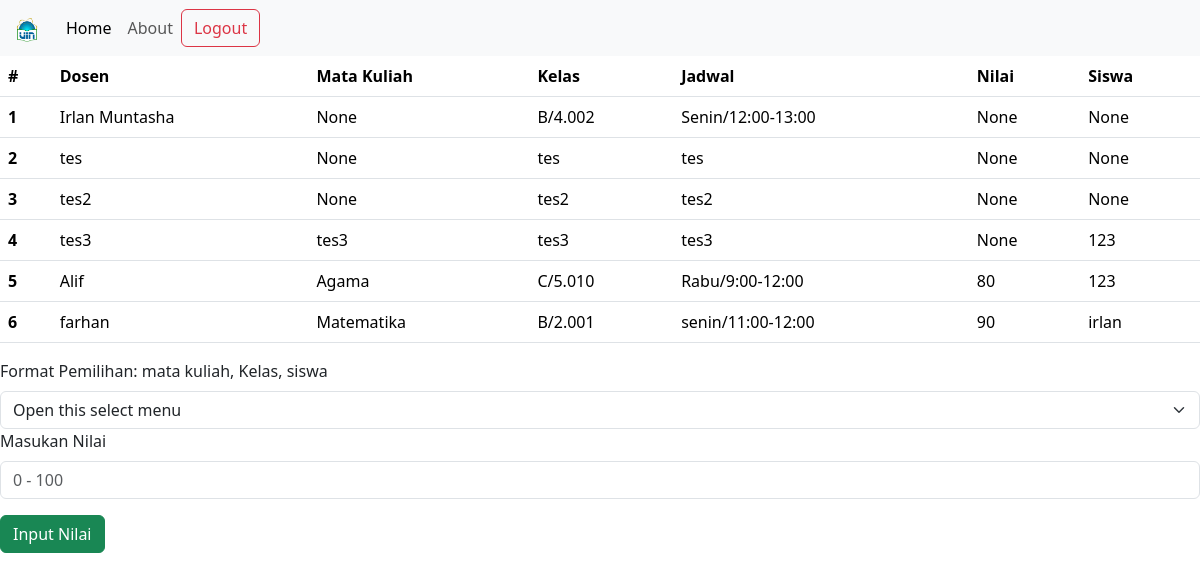
Page /admin/nilai on the committed database.
### tables this page shows
CREATE TABLE KRS (
                id_matkul INTEGER PRIMARY KEY,
                dosen TEXT NOT NULL,
                Kelas TEXT NOT NULL,
                Hari_Waktu TEXT NOT NULL,
                nilai INTERGER
            , matkul TEXT, siswa TEXT);

### main.py (the view)
@app.route("/admin/nilai")
def nilai():
    krs = data_krs()
    return render_template("krs.html", users=krs)

### database.py (called while the page is built)
def data_krs():
    conn = sqlite3.connect('users.db')
    cursor = conn.cursor()
    cursor.execute('SELECT * FROM KRS')
    rows = cursor.fetchall()
    cursor.close()
    conn.close()
    hasil = []
    for row in rows:
        row = {"id": f"{row[0]}", "dosen": row[1], "kelas": row[2],
               "jadwal": row[3], "nilai": row[4], "matkul": row[5], "siswa": row[6]}
        hasil.append(row)
    return hasil

### templates/krs.html (shortened to what this page needs)
<!DOCTYPE html>
<html lang="en">
<head>
  <link href="https://cdn.jsdelivr.net/npm/bootstrap@5.3.3/dist/css/bootstrap.min.css" rel="stylesheet">
</head>
<body>
    <nav class="navbar navbar-expand-lg bg-light">
      <div class="container-fluid">
          <a class="navbar-brand" href="#">
              <img src="/static/Logo_UIN.png" alt="UIN" width="30" height="24">
          </a>
        <div class="collapse navbar-collapse" id="navbarNav">
          <ul class="navbar-nav">
               <li class="nav-item">
                  <a class="nav-link active" aria-current="page" href="/admin">Home</a>
              </li>
              <li class="nav-item">
                  <a class="nav-link" aria-current="page" href="/about">About</a>
              </li>
          </ul>
          <form class="d-flex" action="/logout">
            <button class="btn btn-outline-danger" type="submit">Logout</button>
          </form>
        </div>
      </div>
    </nav>
<table class="table">
  <thead>
    <tr>
      <th scope="col">#</th>
      <th scope="col">Dosen</th>
      <th scope="col">Mata Kuliah</th>
      <th scope="col">Kelas</th>
      <th scope="col">Jadwal</th>
      <th scope="col">Nilai</th>
      <th scope="col">Siswa</th>
    </tr>
  </thead>
  <tbody>
    {% for user in users %}
      <tr>
        <th scope="row">{{ user.id }}</th>
        <td>{{ user.dosen }}</td>
        <td>{{ user.matkul }}</td>
        <td>{{ user.kelas }}</td>
        <td>{{ user.jadwal }}</td>
        <td>{{ user.nilai }}</td>
        <td>{{ user.siswa }}</td>
      </tr>
    {% endfor %}
  </tbody>
</table>
<form method="post" action="/isi_nilai">
  <label class="form-label">Format Pemilihan: mata kuliah, Kelas, siswa</label>
    <select class="form-select" aria-label="Default select example" name="krs">
      <option selected>Open this select menu</option>
    </select>
    <div class="mb-3">
      <label for="nilai" class="form-label">Masukan Nilai</label>
      <input type="number" class="form-control" id="nilai" placeholder="0 - 100" name="nilai" required>
    </div>
  <div class="mt-3">
  <button type="submit" class="btn btn-success">Input Nilai</button>
  </div>
</form>
</body>
</html>

### rows in the picture
KRS: id "1", dosen "Irlan Muntasha", matkul "None", kelas "B/4.002", jadwal "Senin/12:00-13:00", nilai "None", siswa "None"
KRS: id "2", dosen "tes", matkul "None", kelas "tes", jadwal "tes", nilai "None", siswa "None"
KRS: id "3", dosen "tes2", matkul "None", kelas "tes2", jadwal "tes2", nilai "None", siswa "None"
KRS: id "4", dosen "tes3", matkul "tes3", kelas "tes3", jadwal "tes3", nilai "None", siswa "123"
KRS: id "5", dosen "Alif", matkul "Agama", kelas "C/5.010", jadwal "Rabu/9:00-12:00", nilai "80", siswa "123"
KRS: id "6", dosen "farhan", matkul "Matematika", kelas "B/2.001", jadwal "senin/11:00-12:00", nilai "90", siswa "irlan"
